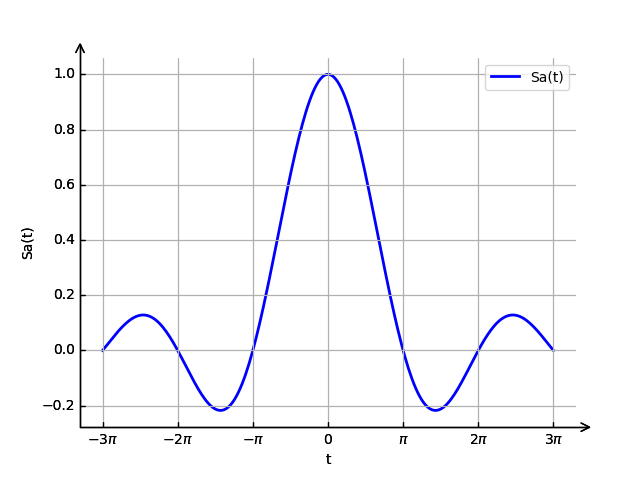

Recreate this plot in Python.
# -*- coding: utf-8 -*-
import matplotlib.pyplot as plt
import numpy as np
import mpl_toolkits.axisartist as axisartist

#创建画布，可以删减，只是为了得到坐标轴的箭头
fig = plt.figure()
#使用axisartist.Subplot方法创建一个绘图区对象ax
ax = axisartist.Subplot(fig, 111)
#将绘图区对象添加到画布中
fig.add_axes(ax)
#通过set_axisline_style方法设置绘图区的底部及左侧坐标轴样式
#"-|>"代表实心箭头："->"代表空心箭头
ax.axis["bottom"].set_axisline_style("->", size = 1.5)
ax.axis["left"].set_axisline_style("->", size = 1.5)
#通过set_visible方法设置绘图区的顶部及右侧坐标轴隐藏
ax.axis["top"].set_visible(False)
ax.axis["right"].set_visible(False)


t = np.linspace(-np.pi*3, np.pi*3, 256, endpoint=True)
f = np.sinc(t/np.pi)                          #Sa函数
p1,=plt.plot(t,f,color='blue',linewidth=2,label='Sa(t)')
plt.xticks([-np.pi*3,-np.pi*2, -np.pi*1, 0,np.pi*3,np.pi*2, np.pi*1],
           [r'$-3\pi$', r'$-2\pi$',r'$-\pi$', r'$0$', r'$3\pi$', r'$2\pi$',r'$\pi$'])
plt.xlabel('t')
plt.ylabel('Sa(t)')
plt.legend(handles=[p1], labels=['Sa(t)'],  loc='best')
plt.grid(True)
plt.savefig("第一题.png")
plt.show()

